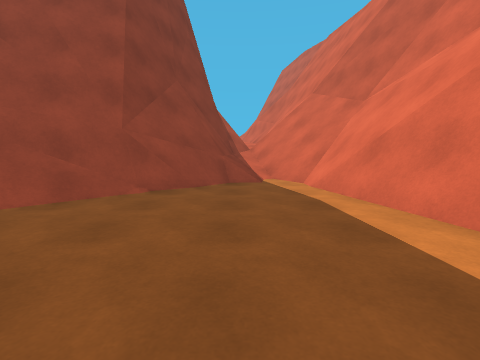
[1] (above)

15 first-person views from a walk through a 3-D level made in the Unity game engine. The camera is 1.2 m above the floor, tilts 6° down and sees 85° across. The floor is counted in squares, 2 m on a side. Each view is taken from the middle of a square. On the plan, view 1 faces up. The plan holds only what a view shows up to about 9 squares ahead; the rest is blank. The place goes on beyond the plan. The player is left out. Some animated figures are left out.

[2]
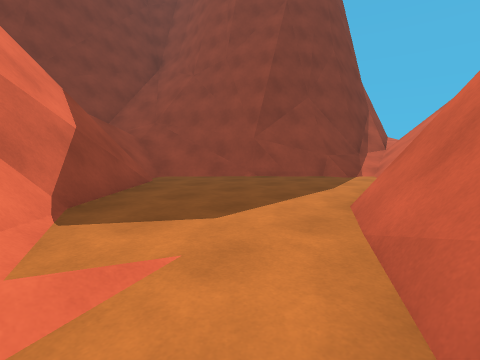

[3]
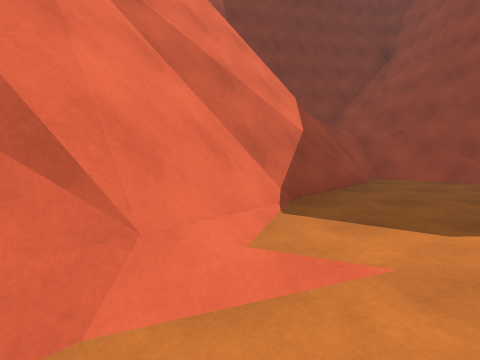

[4]
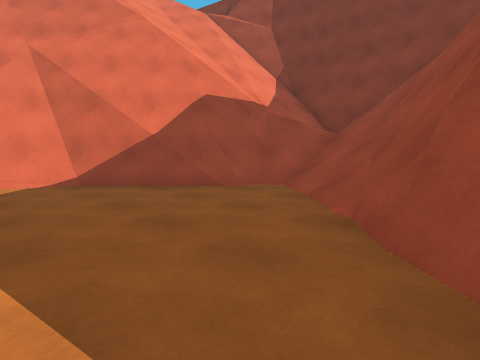

[5]
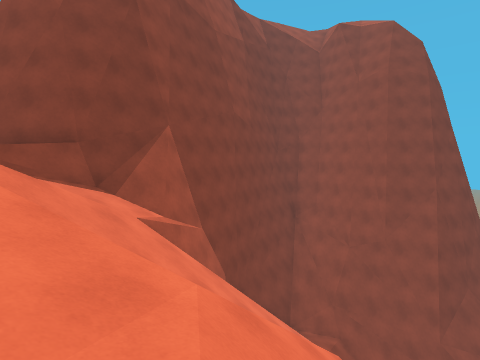

[6]
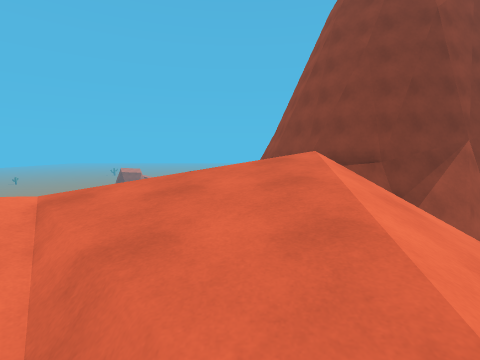

[7]
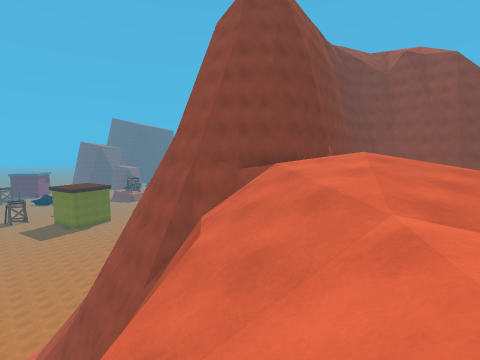

[8]
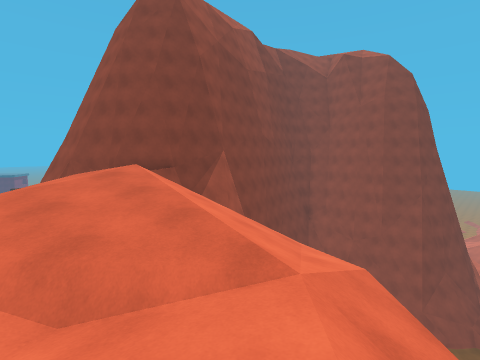

[9]
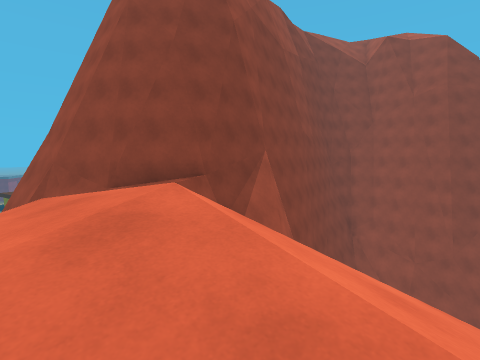

[10]
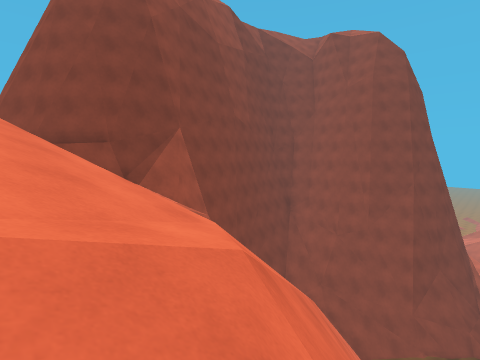

[11]
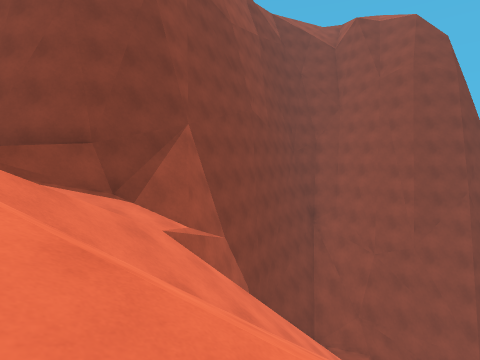

[12]
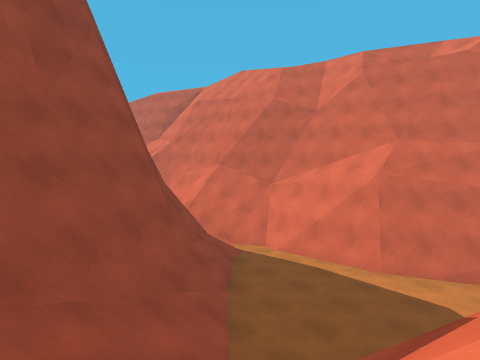

[13]
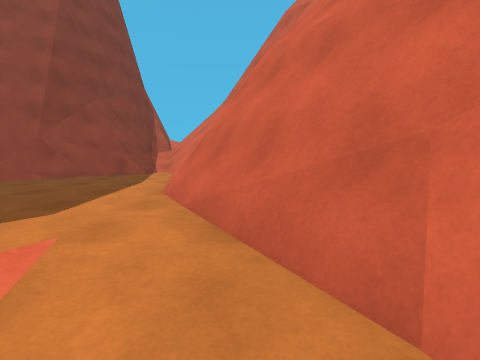

[14]
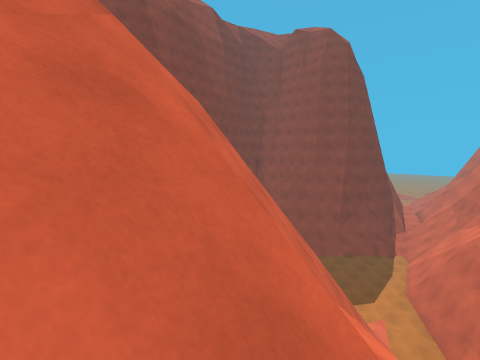

[15]
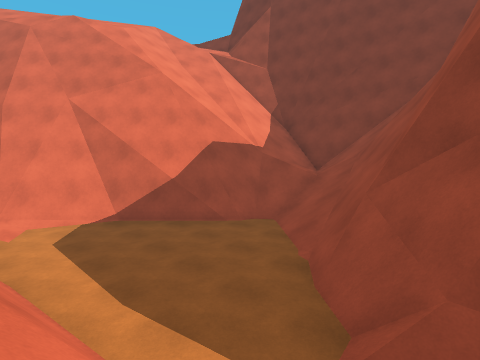

### Floor plan
Key: @ floor where view 1 was taken; # wall or solid block; . main floor; : floor 14.5 m higher than the main floor; + floor 14.75 m higher than the main floor; * floor 15.25 m higher than the main floor; / step, stairs or slope; ^ raised ledge; v drop or lower ground.
Columns run from 12 left of view 1 to 7 right of it. Each row starts with its distance up from view 1.
  7            #///# v
  6           ^#///#^v
  5     # ^  ^#/..##vv
  4     #######...#  v
  3     ^# ///....#  v
  2      ^////....## ^vv
  1      ^///##....#  vv
  0      #/// ##@..##
 -1      #////v##...#
 -2      #////vv###.
 -3     ^#////vv
 -4     #//////vv
 -5    #///////vvv
 -6   ##// /////vv#v
 -7 ^###  ///////v  v
 -8 ^^vv //***+://v /
 -9   ^v ///**/+* #//
-10 ^^   vv//+
-11      v ///
-12          /

Where each view was taken, in squares from view 1:
view 1: 0 up, 0 right, facing up
view 2: 1 down, 3 right, facing up-left
view 3: 1 down, 3 right, facing left
view 4: 5 up, 1 right, facing down-left
view 5: 6 down, 1 left, facing up-left
view 6: 8 down, 1 left, facing left
view 7: 12 down, 3 left, facing up-left
view 8: 9 down, 0 right, facing up-left
view 9: 8 down, 3 left, facing up-left
view 10: 7 down, 0 right, facing up-left
view 11: 6 down, 2 left, facing up-left
view 12: 0 up, 5 left, facing up-right
view 13: 2 down, 3 right, facing up
view 14: 9 down, 4 right, facing up-left
view 15: 6 up, 2 right, facing down-left
